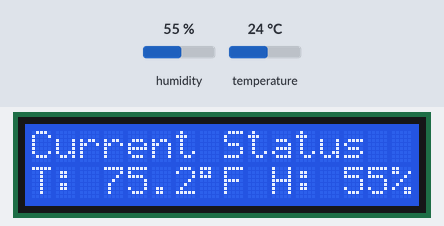
Bench run of a sketch on a simulated Arduino Uno, built with avr-gcc and run on an emulated ATmega328P. On the bench: 16×2 character LCD. Inputs (shaded band) come from the test bench; at power-on: humidity 55 %, temperature 24 °C. What the sketch prints to the serial monitor is not drawn.

Above: at 3.6 s.
3.7 s: humidity set to 22 %
At 6.5 s:
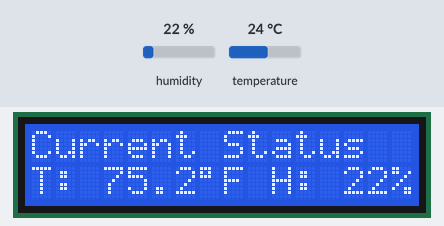
8.2 s: temperature set to 12 °C
At 10.0 s:
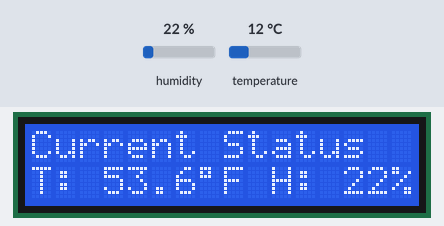
12.7 s: humidity set to 40 %
At 15.8 s:
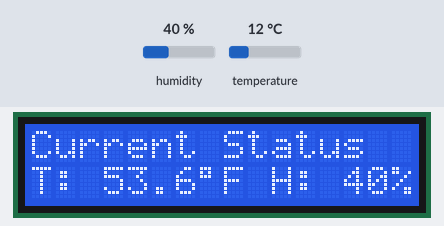
17.2 s: temperature set to 19 °C
At 19.3 s:
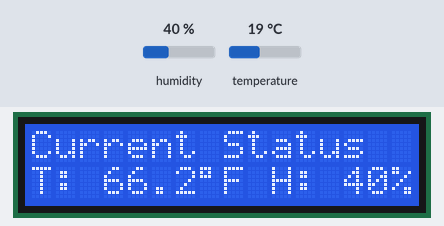
Timing chart, 0 to 20.8 s (numbered marks = the images above; inputs shaded):
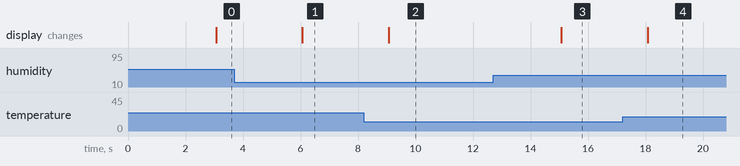

Measured:
- after the input at 3.7 s, the display: changes after 2.4 s (image 1)
- after the input at 8.2 s, the display: changes after 0.87 s (image 2)
- after the input at 12.7 s, the display: changes after 2.4 s (image 3)
- after the input at 17.2 s, the display: changes after 0.87 s (image 4)

The sketch:

Micro_lcdtemp.ino
```cpp
//www.elegoo.com
//2018.10.25


// include the library code:
#include <LiquidCrystal.h>
#include <dht_nonblocking.h>
#define DHT_SENSOR_TYPE DHT_TYPE_11

// initialize the library with the numbers of the interface pins
LiquidCrystal lcd(7, 8, 9, 10, 11, 12);
static const int DHT_SENSOR_PIN = 2;
DHT_nonblocking dht_sensor( DHT_SENSOR_PIN, DHT_SENSOR_TYPE );


/*
 * Initialize the serial port.
 */
void setup( )
{
  Serial.begin( 9600);
  // set up the LCD's number of columns and rows:
  lcd.begin(16, 2);
  // Print a message to the LCD.
  lcd.print("Current Status");
}


/*
 * Poll for a measurement, keeping the state machine alive.  Returns
 * true if a measurement is available.
 */
static bool measure_environment( float *temperature, float *humidity )
{
  static unsigned long measurement_timestamp = millis( );

  /* Measure once every four seconds. */
  if( millis( ) - measurement_timestamp > 3000ul )
  {
    if( dht_sensor.measure( temperature, humidity ) == true )
    {
      measurement_timestamp = millis( );
      return( true );
    }
  }

  return( false );
}


/*
 * Main program loop.
 */
void loop( )
{
  float temperature;
  float humidity;
  float converted = 0.0;

  /* Measure temperature and humidity.  If the functions returns
     true, then a measurement is available. */
  if( measure_environment( &temperature, &humidity ) == true )
  {
    //Fahrenheit
    //T(°F) = T(°C) × 9/5 + 32
    converted = ( temperature * 1.8 ) + 32;
    Serial.print( "T = " );
    Serial.print( converted, 1 );
    Serial.print( " deg. F, H = " );
    Serial.print( humidity, 1 );
    Serial.println( "%" );

    // set the cursor to column 0, line 1
    // (note: line 1 is the second row, since counting begins with 0):
    lcd.setCursor(0, 1);
    // print the number of seconds since reset:
    //lcd.print(millis() / 1000);
    lcd.print("T: ");
    lcd.print(converted, 1);
    lcd.print((char)223);
    lcd.print("F H: ");
    lcd.print(humidity, 0);
    lcd.print("%");
    }
}
```
